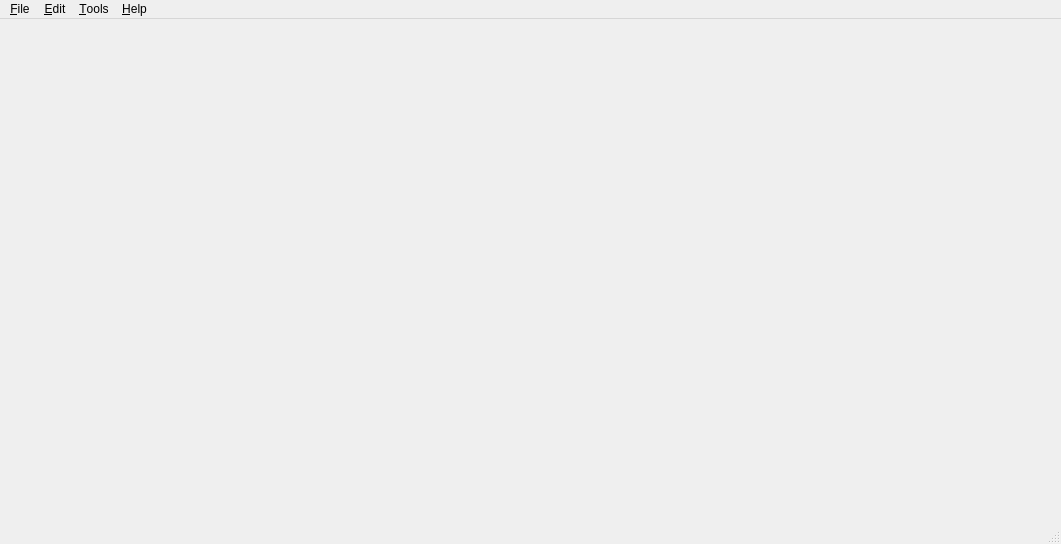
<?xml version="1.0" encoding="UTF-8"?>
<ui version="4.0">
 <class>MainWindow</class>
 <widget class="QMainWindow" name="MainWindow">
  <property name="geometry">
   <rect>
    <x>0</x>
    <y>0</y>
    <width>1061</width>
    <height>544</height>
   </rect>
  </property>
  <property name="windowTitle">
   <string>Visual Linker Script [VERSION] - [FILE]</string>
  </property>
  <widget class="QWidget" name="centralwidget"/>
  <widget class="QStatusBar" name="statusbar"/>
  <widget class="QMenuBar" name="menubar">
   <property name="geometry">
    <rect>
     <x>0</x>
     <y>0</y>
     <width>1061</width>
     <height>17</height>
    </rect>
   </property>
   <widget class="QMenu" name="menuFile">
    <property name="title">
     <string>&amp;File</string>
    </property>
    <addaction name="actionNew_Linker_Script"/>
    <addaction name="actionNew_From_Template"/>
    <addaction name="separator"/>
    <addaction name="actionOpen"/>
    <addaction name="actionOpen_Recent"/>
    <addaction name="actionReload_From_Disk"/>
    <addaction name="separator"/>
    <addaction name="actionSave"/>
    <addaction name="actionSave_as"/>
    <addaction name="separator"/>
    <addaction name="actionExit"/>
   </widget>
   <widget class="QMenu" name="menu_Edit">
    <property name="title">
     <string>&amp;Edit</string>
    </property>
    <addaction name="actionUndo"/>
    <addaction name="actionRedo"/>
    <addaction name="separator"/>
    <addaction name="actionCut"/>
    <addaction name="actionCopy"/>
    <addaction name="actionPaste"/>
    <addaction name="separator"/>
    <addaction name="actionSelect_All"/>
    <addaction name="separator"/>
    <addaction name="actionFind"/>
    <addaction name="actionReplace"/>
   </widget>
   <widget class="QMenu" name="menu_Help">
    <property name="title">
     <string>&amp;Help</string>
    </property>
    <addaction name="actionAbout_Visual_Linker_Script"/>
   </widget>
   <widget class="QMenu" name="menuTools">
    <property name="title">
     <string>&amp;Tools</string>
    </property>
    <addaction name="actionLoad_Mapping_File"/>
    <addaction name="actionGenerate_CRT_0_Function"/>
   </widget>
   <addaction name="menuFile"/>
   <addaction name="menu_Edit"/>
   <addaction name="menuTools"/>
   <addaction name="menu_Help"/>
  </widget>
  <action name="actionNew_Linker_Script">
   <property name="icon">
    <iconset theme="document-new">
     <normaloff>.</normaloff>.</iconset>
   </property>
   <property name="text">
    <string>New Linker Script</string>
   </property>
   <property name="shortcut">
    <string>F2</string>
   </property>
  </action>
  <action name="actionOpen">
   <property name="icon">
    <iconset theme="document-open">
     <normaloff>.</normaloff>.</iconset>
   </property>
   <property name="text">
    <string>Open...</string>
   </property>
   <property name="shortcut">
    <string>Ctrl+O</string>
   </property>
  </action>
  <action name="actionSave">
   <property name="icon">
    <iconset theme="document-save">
     <normaloff>.</normaloff>.</iconset>
   </property>
   <property name="text">
    <string>Save</string>
   </property>
   <property name="shortcut">
    <string>Ctrl+S</string>
   </property>
  </action>
  <action name="actionSave_as">
   <property name="text">
    <string>Save 'LinkerScript' As...</string>
   </property>
  </action>
  <action name="actionReload_From_Disk">
   <property name="text">
    <string>Reload From Disk</string>
   </property>
   <property name="shortcut">
    <string>Ctrl+R</string>
   </property>
  </action>
  <action name="actionExit">
   <property name="text">
    <string>Exit</string>
   </property>
  </action>
  <action name="actionUndo">
   <property name="icon">
    <iconset theme="edit-undo">
     <normaloff>.</normaloff>.</iconset>
   </property>
   <property name="text">
    <string>Undo</string>
   </property>
   <property name="shortcut">
    <string>Ctrl+Z</string>
   </property>
  </action>
  <action name="actionRedo">
   <property name="icon">
    <iconset theme="edit-redo">
     <normaloff>.</normaloff>.</iconset>
   </property>
   <property name="text">
    <string>Redo</string>
   </property>
   <property name="shortcut">
    <string>Ctrl+Y</string>
   </property>
  </action>
  <action name="actionCut">
   <property name="icon">
    <iconset theme="edit-cut">
     <normaloff>.</normaloff>.</iconset>
   </property>
   <property name="text">
    <string>Cut</string>
   </property>
   <property name="shortcut">
    <string>Ctrl+X</string>
   </property>
  </action>
  <action name="actionCopy">
   <property name="icon">
    <iconset theme="edit-copy">
     <normaloff>.</normaloff>.</iconset>
   </property>
   <property name="text">
    <string>Copy</string>
   </property>
   <property name="shortcut">
    <string>Ctrl+C</string>
   </property>
  </action>
  <action name="actionPaste">
   <property name="icon">
    <iconset theme="edit-paste">
     <normaloff>.</normaloff>.</iconset>
   </property>
   <property name="text">
    <string>Paste</string>
   </property>
   <property name="shortcut">
    <string>Ctrl+V</string>
   </property>
  </action>
  <action name="actionSelect_All">
   <property name="icon">
    <iconset theme="edit-select-all">
     <normaloff>.</normaloff>.</iconset>
   </property>
   <property name="text">
    <string>Select All</string>
   </property>
   <property name="shortcut">
    <string>Ctrl+A</string>
   </property>
  </action>
  <action name="actionFind">
   <property name="icon">
    <iconset theme="edit-find">
     <normaloff>.</normaloff>.</iconset>
   </property>
   <property name="text">
    <string>&amp;Find...</string>
   </property>
   <property name="shortcut">
    <string>Ctrl+F</string>
   </property>
  </action>
  <action name="actionReplace">
   <property name="icon">
    <iconset theme="edit-find-replace">
     <normaloff>.</normaloff>.</iconset>
   </property>
   <property name="text">
    <string>&amp;Replace...</string>
   </property>
  </action>
  <action name="actionAbout_Visual_Linker_Script">
   <property name="text">
    <string>About Visual Linker Script...</string>
   </property>
   <property name="shortcut">
    <string>F1</string>
   </property>
  </action>
  <action name="actionNew_From_Template">
   <property name="text">
    <string>New From Template</string>
   </property>
  </action>
  <action name="actionOpen_Recent">
   <property name="text">
    <string>Recent File(s)</string>
   </property>
  </action>
  <action name="actionLoad_Mapping_File">
   <property name="text">
    <string>Load Mapping File...</string>
   </property>
  </action>
  <action name="actionPerform_Design_Rule_Checks">
   <property name="text">
    <string>Run Design Rule Checks...</string>
   </property>
  </action>
  <action name="actionGenerate_CRT_0_Function">
   <property name="text">
    <string>Generate CRT-0 Function</string>
   </property>
  </action>
 </widget>
 <resources/>
 <connections/>
</ui>
